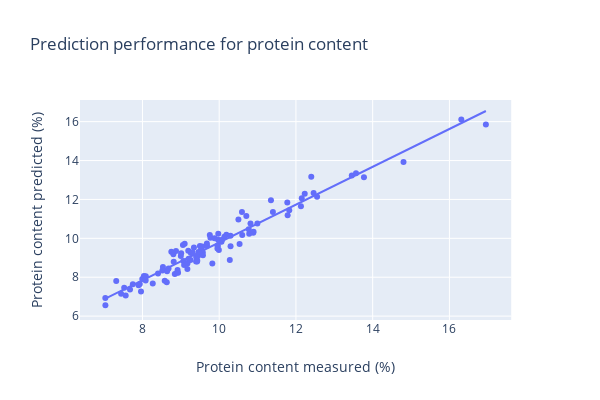

The notebook cell saved with this chart:
### Code cell
df_pred = pd.DataFrame()
df_pred['y_ref_test'] = y_test
df_pred['y_pred_test'] = y_pred
fig = px.scatter(df_pred, x="y_ref_test", y="y_pred_test", trendline="ols", title="Prediction performance for protein content ",
                 labels={
                     "y_ref_test": "Protein content measured (%)",
                     "y_pred_test": "Protein content predicted (%)",

                 },width=600, height=400)
fig.show()
